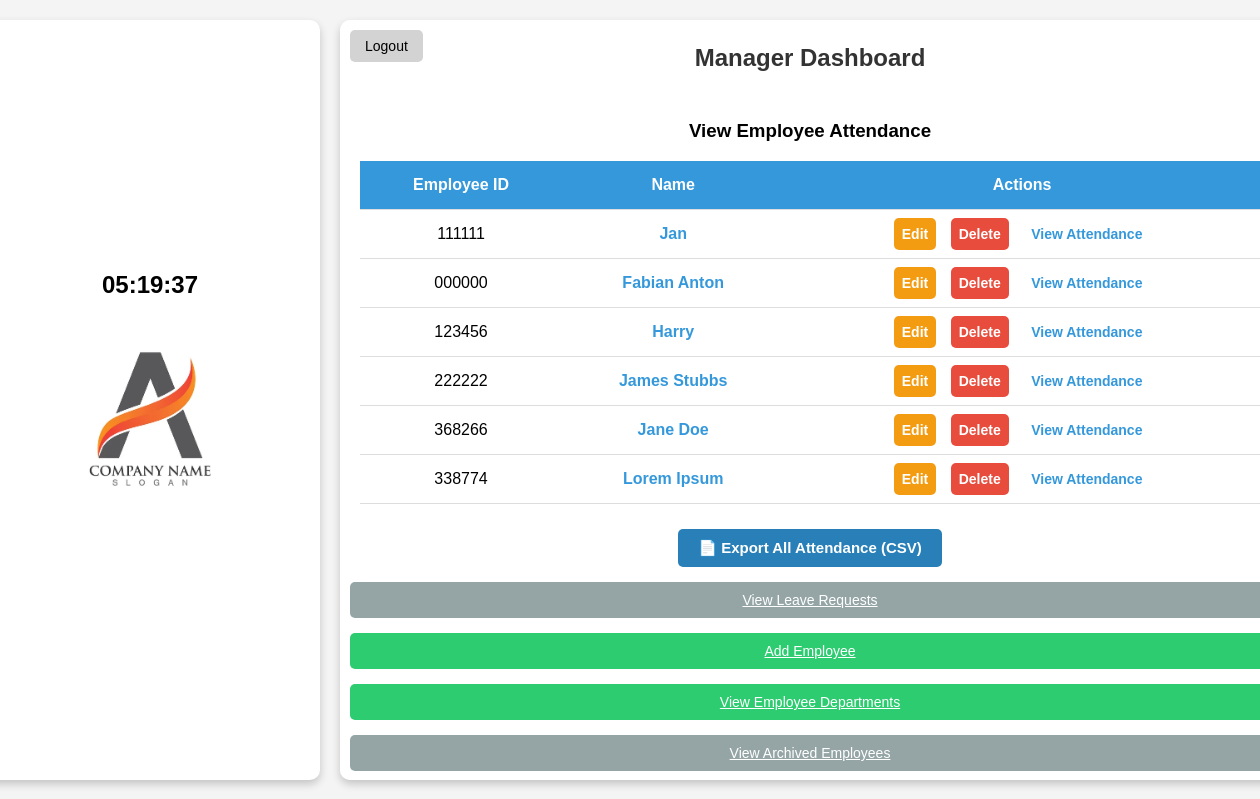
/manager/, run on the app's committed database.
### employees/models.py (models this page shows, shortened)
class Employee(AbstractBaseUser):
    employee_id = models.CharField(max_length=6, unique=True)
    name = models.CharField(max_length=100)
    passcode = models.CharField(max_length=6)
    department = models.ForeignKey(
        Department,
        on_delete=models.CASCADE,
        related_name='employees',
        null=False,
        default=""
    )
    is_manager = models.BooleanField(default=False)
    archived = models.BooleanField(default=False)
    archive_date = models.DateTimeField(null=True, blank=True)
    profile_picture = models.ImageField(
        upload_to='profile_pictures/',
        blank=True,
        null=True,
        default='profile_pictures/default.jpg'
    )
    objects = EmployeeManager()
    USERNAME_FIELD = 'employee_id'
    REQUIRED_FIELDS = ['name']

### employees/views.py (the view)
# urls.py: path('manager/', views.manager_dashboard, name='manager_dashboard'),
def manager_dashboard(request):
    employees = Employee.objects.filter(archived=False)
    return render(request, 'employees/manager_dashboard.html', {'employees': employees})

### employees/templates/employees/manager_dashboard.html (shortened to what this page needs)
<!DOCTYPE html>
<html lang="en">
<head>
    {% load static %}
</head>
<body>
    <div class="wrapper">
        <div class="box left-box">
            <div class="clock" id="clock">00:00:00</div>
            <img src="{% static 'images/logo.jpg' %}" alt="Company Logo" class="logo">
        </div>
        <div class="box right-box">
            <a href="{% url 'logout' %}" class="logout-btn">Logout</a>
            <h2>Manager Dashboard</h2>
            <div class="attendance-container">
                <h3>View Employee Attendance</h3>
                <table>
                    <tr>
                        <th>Employee ID</th>
                        <th>Name</th>
                        <th>Actions</th>
                    </tr>
                    {% for employee in employees %}
                        {% if not employee.archived %}
                        <tr>
                            <td>{{ employee.employee_id }}</td>
                            <td>
                                <a href="{% url 'employee_detail' employee.employee_id %}">
                                    {{ employee.name }}
                                </a>
                            </td>
                            <td>
                                <a href="{% url 'update_employee' employee.employee_id %}?source=manager_dashboard" class="button edit-btn">Edit</a>
                                <a href="{% url 'archive_employee' employee.employee_id %}" class="button delete-btn">Delete</a>
                                <a href="{% url 'employee_attendance_records' employee.employee_id %}" class="button view-btn">View Attendance</a>
                            </td>
                        </tr>
                        {% endif %}
                    {% endfor %}
                </table>
                <div class="export-container">
                    <a href="{% url 'export_attendance_csv' %}" class="button export-btn">
                        📄 Export All Attendance (CSV)
                    </a>
                </div>
            </div>
            <a href="{% url 'view_leave_requests' %}" class="button archive-view-btn"> View Leave Requests</a>
            <a href="{% url 'add_employee' %}" class="button add-btn">Add Employee</a>
            <a href="{% url 'departments' %}" class="button add-btn">View Employee Departments</a>
            <a href="{% url 'archived_employees' %}" class="button archive-view-btn">View Archived Employees</a>
        </div>
    </div>
</body>
</html>

### employees/templates/employees/manager_dashboard.html (style rules this page uses)
body { font-family: Arial, sans-serif; background-color: #f4f4f4; display: flex; justify-content: center; align-items: center; height: 100vh; margin: 0; }
.wrapper { display: flex; gap: 20px; position: relative; }
.box { background: white; padding: 20px; border-radius: 10px; box-shadow: 0 4px 8px rgba(0, 0, 0, 0.2); display: flex; flex-direction: column; align-items: center; justify-content: center; }
.left-box { width: 300px; height: auto; text-align: center; display: flex; flex-direction: column; align-items: center; justify-content: center; }
.clock { font-size: 24px; font-weight: bold; margin-bottom: 20px; }
.right-box { width: 900px; max-height: 90vh; overflow-y: auto; overflow-x: hidden; text-align: center; position: relative; padding-bottom: 20px; }
.logo { width: 200px; height: 200px; object-fit: cover; border-radius: 50%; margin-bottom: 10px; }
.logout-btn { position: absolute; top: 10px; left: 10px; background-color: lightgray; color: black; padding: 8px 15px; border: none; border-radius: 5px; cursor: pointer; font-size: 14px; text-decoration: none; }
h2 { margin-bottom: 10px; color: #333; }
table { width: 100%; border-collapse: collapse; margin-top: 10px; }
th, td { padding: 15px; border-bottom: 1px solid #ddd; text-align: center; white-space: nowrap; }
th { background-color: #3498db; color: white; }
.button { padding: 8px; margin: 5px; font-size: 14px; border: none; border-radius: 5px; cursor: pointer; }
.edit-btn { background-color: #f39c12; color: white; }
.delete-btn { background-color: #e74c3c; color: white; }
.add-btn { background-color: #2ecc71; color: white; margin-top: 10px; padding: 10px; width: 100%; }
.attendance-container { text-align: center; width: 100%; max-width: 100%; margin-top: 20px; }
.archive-view-btn { background-color: #95a5a6; color: white; padding: 10px; border: none; border-radius: 5px; cursor: pointer; display: block; text-align: center; margin-top: 10px; width: 100%; }
td a { color: #3498db; text-decoration: none; font-weight: bold; }
.export-container { margin-top: 20px; display: flex; justify-content: center; }
.export-btn { background-color: #2980b9; color: white; padding: 10px 20px; font-size: 15px; border: none; border-radius: 5px; cursor: pointer; text-decoration: none; font-weight: bold; }

### data on the page
Employee: employee_id "111111", name "Jan"
Employee: employee_id "000000", name "Fabian Anton"
Employee: employee_id "123456", name "Harry"
Employee: employee_id "222222", name "James Stubbs"
Employee: employee_id "368266", name "Jane Doe"
Employee: employee_id "338774", name "Lorem Ipsum"
